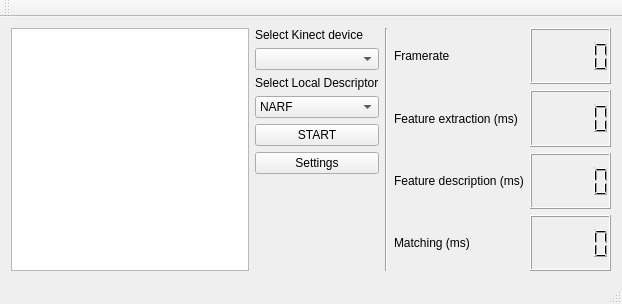
<?xml version="1.0" encoding="UTF-8"?>
<ui version="4.0">
 <class>MainWindow</class>
 <widget class="QMainWindow" name="MainWindow">
  <property name="geometry">
   <rect>
    <x>0</x>
    <y>0</y>
    <width>622</width>
    <height>304</height>
   </rect>
  </property>
  <property name="windowTitle">
   <string>MainWindow</string>
  </property>
  <widget class="QWidget" name="centralWidget">
   <layout class="QGridLayout" name="gridLayout_3">
    <item row="0" column="0">
     <layout class="QHBoxLayout" name="horizontalLayout" stretch="2,3">
      <item>
       <layout class="QVBoxLayout" name="verticalLayout_4" stretch="0">
        <property name="sizeConstraint">
         <enum>QLayout::SetDefaultConstraint</enum>
        </property>
        <item>
         <widget class="QGraphicsView" name="graphicsView"/>
        </item>
       </layout>
      </item>
      <item>
       <layout class="QHBoxLayout" name="horizontalLayout_2" stretch="1,0,2">
        <item>
         <layout class="QFormLayout" name="formLayout">
          <property name="leftMargin">
           <number>0</number>
          </property>
          <item row="1" column="0" colspan="2">
           <widget class="QComboBox" name="comboBox_kinect"/>
          </item>
          <item row="0" column="0" colspan="2">
           <widget class="QLabel" name="label">
            <property name="text">
             <string>Select Kinect device</string>
            </property>
           </widget>
          </item>
          <item row="2" column="0">
           <widget class="QLabel" name="label_6">
            <property name="text">
             <string>Select Local Descriptor</string>
            </property>
           </widget>
          </item>
          <item row="3" column="0" colspan="2">
           <widget class="QComboBox" name="comboBox_descriptor">
            <item>
             <property name="text">
              <string>NARF</string>
             </property>
            </item>
            <item>
             <property name="text">
              <string>SIFT</string>
             </property>
            </item>
           </widget>
          </item>
          <item row="5" column="0" colspan="2">
           <widget class="QPushButton" name="pushButton_start">
            <property name="text">
             <string>START</string>
            </property>
           </widget>
          </item>
          <item row="6" column="0" colspan="2">
           <widget class="QPushButton" name="pushButton_settings">
            <property name="text">
             <string>Settings</string>
            </property>
           </widget>
          </item>
         </layout>
        </item>
        <item>
         <widget class="Line" name="line">
          <property name="orientation">
           <enum>Qt::Vertical</enum>
          </property>
         </widget>
        </item>
        <item>
         <layout class="QVBoxLayout" name="verticalLayout_5">
          <item>
           <layout class="QGridLayout" name="gridLayout_2">
            <property name="leftMargin">
             <number>0</number>
            </property>
            <item row="2" column="1">
             <widget class="QLCDNumber" name="lcdNumber_3"/>
            </item>
            <item row="0" column="0">
             <widget class="QLabel" name="label_2">
              <property name="text">
               <string>Framerate</string>
              </property>
             </widget>
            </item>
            <item row="3" column="1">
             <widget class="QLCDNumber" name="lcdNumber_4"/>
            </item>
            <item row="1" column="0">
             <widget class="QLabel" name="label_3">
              <property name="text">
               <string>Feature extraction (ms)</string>
              </property>
             </widget>
            </item>
            <item row="0" column="1">
             <widget class="QLCDNumber" name="lcdNumber"/>
            </item>
            <item row="3" column="0">
             <widget class="QLabel" name="label_5">
              <property name="text">
               <string>Matching (ms)</string>
              </property>
             </widget>
            </item>
            <item row="1" column="1">
             <widget class="QLCDNumber" name="lcdNumber_2"/>
            </item>
            <item row="2" column="0">
             <widget class="QLabel" name="label_4">
              <property name="text">
               <string>Feature description (ms)</string>
              </property>
             </widget>
            </item>
           </layout>
          </item>
         </layout>
        </item>
       </layout>
      </item>
     </layout>
    </item>
   </layout>
  </widget>
  <widget class="QMenuBar" name="menuBar">
   <property name="geometry">
    <rect>
     <x>0</x>
     <y>0</y>
     <width>622</width>
     <height>21</height>
    </rect>
   </property>
  </widget>
  <widget class="QToolBar" name="mainToolBar">
   <attribute name="toolBarArea">
    <enum>TopToolBarArea</enum>
   </attribute>
   <attribute name="toolBarBreak">
    <bool>false</bool>
   </attribute>
  </widget>
  <widget class="QStatusBar" name="statusBar"/>
 </widget>
 <layoutdefault spacing="6" margin="11"/>
 <resources/>
 <connections/>
</ui>
